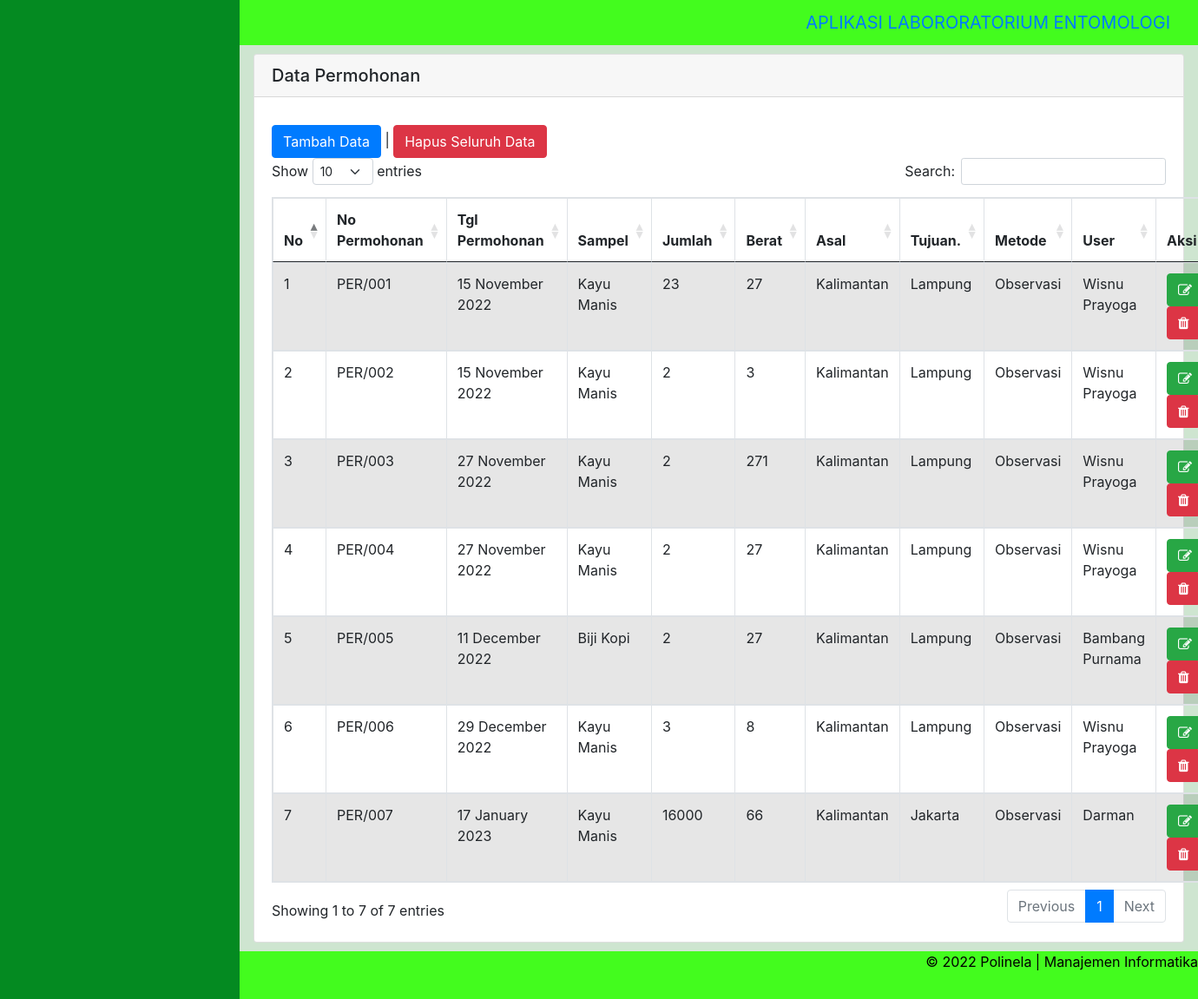
Page /index.php/permohonan on the committed database.
### tables this page shows
CREATE TABLE `permohonan` (
  `id_permohonan` int(11) NOT NULL,
  `no_permohonan` varchar(50) NOT NULL,
  `tgl_permohonan` date NOT NULL,
  `id_sampel` int(11) NOT NULL,
  `jumlah` int(11) NOT NULL,
  `berat` int(11) NOT NULL,
  `id_asal` int(11) NOT NULL,
  `id_tujuan` int(11) NOT NULL,
  `id_metode` int(11) NOT NULL,
  `id_user` int(11) NOT NULL
);

CREATE TABLE `sampel` (
  `id_sampel` int(11) NOT NULL,
  `nama` varchar(50) NOT NULL,
  `jenis` varchar(50) NOT NULL
);

CREATE TABLE `asal` (
  `id_asal` int(11) NOT NULL,
  `asal` varchar(50) NOT NULL
);

CREATE TABLE `tujuan` (
  `id_tujuan` int(11) NOT NULL,
  `tujuan` varchar(50) NOT NULL
);

CREATE TABLE `metode` (
  `id_metode` int(11) NOT NULL,
  `metode` varchar(50) NOT NULL
);

CREATE TABLE `user` (
  `id_user` int(11) NOT NULL,
  `nama` varchar(50) NOT NULL,
  `username` varchar(50) NOT NULL,
  `password` varchar(50) NOT NULL,
  `level` varchar(50) NOT NULL
);

### application/controllers/Permohonan.php (called while the page is built, shortened)
<?php
class Permohonan extends CI_Controller
{
	public function __construct()
	{
		$this->load->model('M_Permohonan');
		$this->load->model('M_Sampel');
		$this->load->model('M_Asal');
		$this->load->model('M_Tujuan');
		$this->load->model('M_Metode');
		$this->load->model('M_User');
		$this->load->model('M_Respon');
	}
	public function index()
	{
		$queryAllPermohonan = $this->M_Permohonan->getDataPermohonan();
		$queryAllSampel = $this->M_Sampel->getDataSampel();
		$queryAllAsal = $this->M_Asal->getDataAsal();
		$queryAllTujuan = $this->M_Tujuan->getDataTujuan();
		$queryAllmetode = $this->M_Metode->getDataMetode();
		$queryAllUser = $this->M_User->getDataUser();
		$Data = array(
			'queryAllSmp' => $queryAllSampel,
			'queryAllPmh' => $queryAllPermohonan,
			'queryAllAsl' => $queryAllAsal,
			'queryAllTj' => $queryAllTujuan,
			'queryAllMtd' => $queryAllmetode,
			'queryAllUsr' => $queryAllUser,
		);
		$this->load->view('v_permohonan', $Data);
	}
}

### index.php (called while the page is built, shortened)
<?php
require_once BASEPATH.'core/CodeIgniter.php';

### application/models/M_Permohonan.php (called while the page is built, shortened)
<?php
class M_Permohonan extends CI_Model {
	function getDataPermohonan(){
		$query = $this->db->get('permohonan');
		return $query->result();
	}
}

### application/models/M_Sampel.php (called while the page is built, shortened)
<?php
class M_Sampel extends CI_Model {
	function getDataSampel(){
		$query = $this->db->get('sampel');
		return $query->result();
	}
}

### application/models/M_Asal.php (called while the page is built, shortened)
<?php
class M_Asal extends CI_Model {
	function getDataAsal(){
		$query = $this->db->get('asal');
		return $query->result();
	}
}

### application/models/M_Tujuan.php (called while the page is built, shortened)
<?php
class M_Tujuan extends CI_Model {
	function getDataTujuan(){
		$query = $this->db->get('tujuan');
		return $query->result();
	}
}

### application/models/M_Metode.php (called while the page is built, shortened)
<?php
class M_Metode extends CI_Model {
	function getDataMetode(){
		$query = $this->db->get('metode');
		return $query->result();
	}
}

### application/models/M_User.php (called while the page is built, shortened)
<?php
class M_User extends CI_Model {
	function getDataUser(){
		$query = $this->db->get('user');
		return $query->result();
	}
}

### application/views/v_permohonan.php (the view, shortened to what this page needs)
<!DOCTYPE html>
<html lang="en">
<head>
</head>
<body>
	<div class="wrapper-konten">
		<div class="card">
			<h5 class="card-header">Data Permohonan</h5>
			<div class="card-body">
				<h5 class="card-title"></h5>
				<?php if ($this->session->userdata('akses') == '5') : ?>
				<?php else : ?>
					<a href="<?php echo base_url('permohonan/halaman_tambah_plg_analis') ?>"><button class="btn btn-primary">Tambah Data</button></a> | <a href="<?php echo base_url('permohonan/halaman_tambah') ?>"><button class="btn btn-danger">Hapus Seluruh Data</button></a>
				<?php endif; ?>
				<table id="example" class="table table-striped table-bordered" cellspacing="0" width="100%">
					<thead>
						<tr>
							<th class="th-sm">No</td>
							<th class="th-sm">No Permohonan</td>
							<th class="th-sm">Tgl Permohonan</td>
							<th class="th-sm">Sampel</td>
							<th class="th-sm">Jumlah</td>
							<th class="th-sm">Berat</td>
							<th class="th-sm">Asal</td>
							<th class="th-sm">Tujuan.</td>
							<th class="th-sm">Metode</td>
							<th class="th-sm">User</td>
								<?php if ($this->session->userdata('akses') == '5') : ?>
								<?php else : ?>
							<th class="th-sm">Aksi</td>
							<?php endif; ?>
						</tr>
					</thead>
					<tbody>
						<?php
						$count = 0;
						foreach ($queryAllPmh as $row) {
							$count = $count + 1;
						?>
							<tr>
								<td><?php echo $count ?></td>
								<td><?php echo $row->no_permohonan ?></td>
								<td><?php echo date('d F Y', strtotime($row->tgl_permohonan)) ?></td>
								<?php
								foreach ($queryAllSmp as $row1) {
									if ($row1->id_sampel == $row->id_sampel) {
								?>
										<td><?php echo $row1->nama ?></td>
								<?php }
								}   ?>
								<td><?php echo $row->jumlah ?></td>
								<td><?php echo $row->berat ?></td>
								<?php
								foreach ($queryAllAsl as $row2) {
									if ($row2->id_asal == $row->id_asal) {
								?>
										<td><?php echo $row2->asal ?></td>
								<?php }
								} ?>
								<?php
								foreach ($queryAllTj as $row3) {
									if ($row3->id_tujuan == $row->id_tujuan) {
								?>
										<td><?php echo $row3->tujuan ?></td>
								<?php }
								} ?>
								<?php
								foreach ($queryAllMtd as $row4) {
									if ($row4->id_metode == $row->id_metode) {
								?>
										<td><?php echo $row4->metode ?></td>
								<?php }
								} ?>
								<?php
								foreach ($queryAllUsr as $row5) {
									if ($row5->id_user == $row->id_user) {
								?>
										<td><?php echo $row5->nama ?></td>
								<?php }
								} ?>
								<?php if ($this->session->userdata('akses') == '5') : ?>
								<?php else : ?>
									<td>
										<a href="<?php echo base_url('permohonan/halaman_edit') ?>/<?php echo $row->id_permohonan ?>"><button type="button" class="btn btn-success"><i class="fa fa-pencil-square-o" aria-hidden="true"></i></button></a>
										<button type="button" class="btn btn-danger" onclick="Swal.fire({
											title: 'Peringatan!!',
											text: 'Apakah anda yakin ingin menghapus data?',
											icon: 'warning',
											showCancelButton: true,
											confirmButtonColor: '#3085d6',
											cancelButtonColor: '#d33',
											confirmButtonText: 'Ya, Hapus!'
										}).then((result) => {
											if (result.isConfirmed) {
												window.location.href='permohonan/fungsiDelete_Pmh/<?php echo $row->id_permohonan ?>';
												Swal.fire(
													'Dihapus!',
													'Data Berhasil Dihapus.',
													'success'
													)
											}
										})">
											<i class="fa fa-trash" aria-hidden="true"></i>
										</button>
									</td>
								<?php endif; ?>
							</tr>
						<?php } ?>
					</tbody>
				</table>
			</div>
		</div>
	</div>
</body>
</html>

### assets/css/style-kontens.css (style rules this page uses)
.wrapper-konten { margin-left: 20%; padding: 10px 16px; min-height: 33rem; background-color: #cee5d0; }

### rows in the picture
permohonan: no_permohonan "PER/001", tgl_permohonan "15 November 2022", jumlah "23", berat "27"
sampel: nama "Kayu Manis"
asal: asal "Kalimantan"
tujuan: tujuan "Lampung"
metode: metode "Observasi"
user: nama "Wisnu Prayoga"
permohonan: no_permohonan "PER/002", tgl_permohonan "15 November 2022", jumlah "2", berat "3"
permohonan: no_permohonan "PER/003", tgl_permohonan "27 November 2022", jumlah "2", berat "271"
permohonan: no_permohonan "PER/004", tgl_permohonan "27 November 2022", jumlah "2", berat "27"
permohonan: no_permohonan "PER/005", tgl_permohonan "11 December 2022", jumlah "2", berat "27"
sampel: nama "Biji Kopi"
user: nama "Bambang Purnama"
permohonan: no_permohonan "PER/006", tgl_permohonan "29 December 2022", jumlah "3", berat "8"
permohonan: no_permohonan "PER/007", tgl_permohonan "17 January 2023", jumlah "16000", berat "66"
tujuan: tujuan "Jakarta"
user: nama "Darman"
